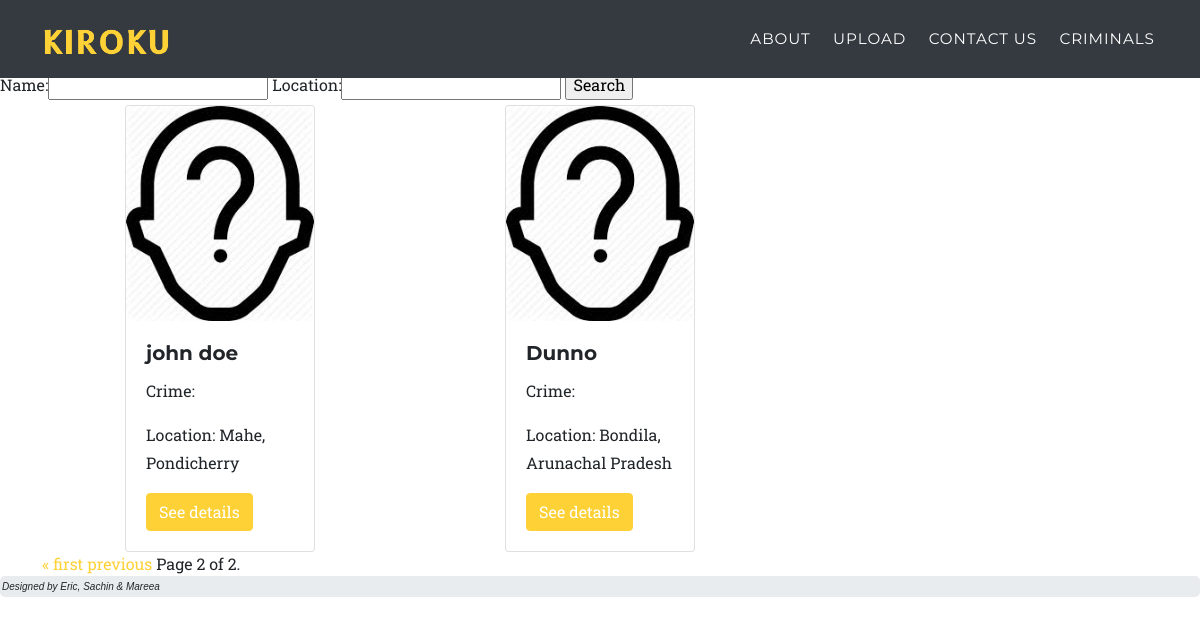
Before: /criminals/?page=3 with the older database file.
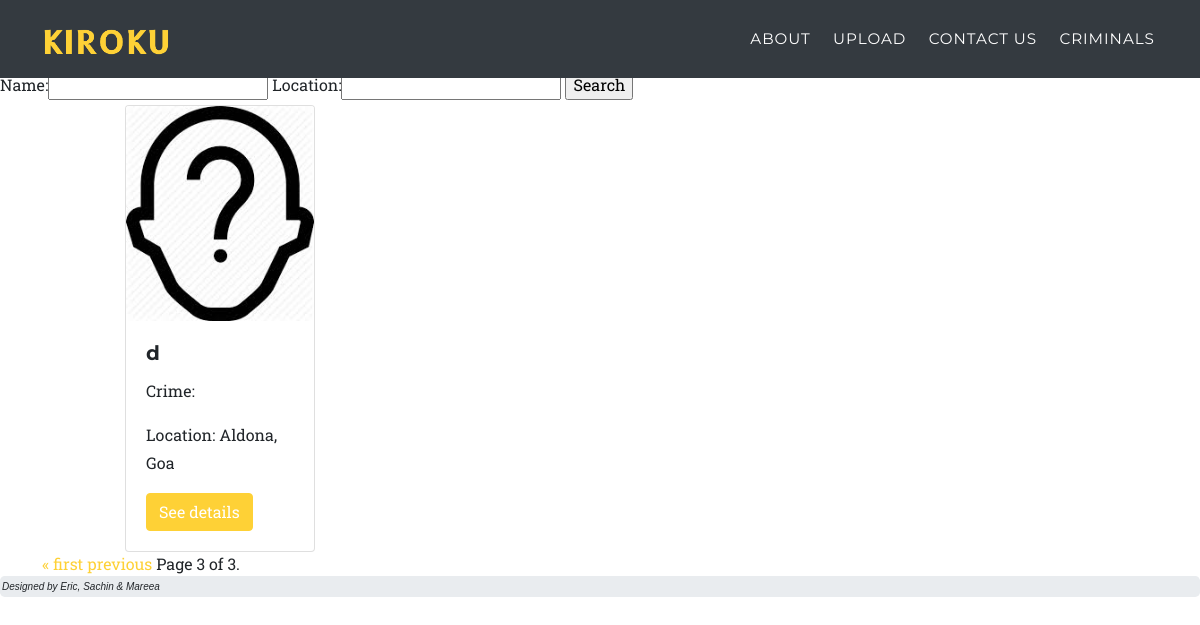
After: the same page with the newer database file.
### criminals/models.py (models this page shows, shortened)
class Criminal(models.Model):
    criminal_id = models.AutoField(primary_key=True)
    name = models.CharField(max_length=30)
    age = models.IntegerField()
    physical_description = models.TextField(blank=True)
    date = models.DateField()
    state = models.ForeignKey('upload.States', on_delete=models.CASCADE, default=11)
    city = ChainedForeignKey(
        Cities,
        chained_field="state",
        chained_model_field="state",
        show_all=False,
        auto_choose=True,
        sort=True)
    crime_type = models.CharField(max_length=30)
    arresting_agency = models.CharField(max_length=30)
    photo = models.ImageField(blank=True, upload_to='criminals/', default='criminals/missing.jpeg')
    rating = models.FloatField(default=0)
    def location(self):
        return self.city.name + ', ' + self.state.name

### upload/models.py (models this page shows, shortened)
class Cities(models.Model):
    name = models.CharField(max_length=30)
    state = models.ForeignKey('States', on_delete=models.CASCADE)

class States(models.Model):
    name = models.CharField(max_length=30)

### criminals/views.py (the view)
# urls.py: path('', views.search, name='criminals'),
def search(request):
    if request.GET.get('search'):
        searchName = request.GET.get('search')
        print(searchName)
        criminals = Criminal.objects.filter(name__contains=searchName)
        form = AdvancedSearch(data={'name': searchName})
    elif (request.GET.get('name')):
            form = AdvancedSearch(request.GET)
            if (form.is_valid()):
                criminals = Criminal.objects.filter(name__contains=form.cleaned_data['name'])
            else:
                criminals = Criminal.objects.all()
    else:
        form = AdvancedSearch()
        criminals = Criminal.objects.all()
    paginator = Paginator(criminals, 2)
    page_number = request.GET.get('page')
    page_obj = paginator.get_page(page_number)
    return render(request, 'criminals/results.html', {'criminals': page_obj, 'advancedSearch': form})

### criminals/forms.py
class AdvancedSearch(forms.Form):
    name = forms.CharField(max_length=30)
    location = forms.CharField(max_length=12, required=False)

### criminals/templates/criminals/results.html (shortened to what this page needs)
{% extends 'criminals/criminals.html' %}
{% block results %}
<div class="container">
  <div class="row">
    {% for criminal in criminals %}
    <div class="col-sm-4 p-0">
      <div class="card w-50 mx-auto">
        <img class="card-img-top" src="{{ criminal.photo.url }}" alt="Card image cap">
        <div class="card-body">
          <h5 class="card-title">{{ criminal.name }}</h5>
          <p class="card-text">Crime: {{ criminal.crime }} </p>
          <p class="card-text">Location: {{ criminal.location }} </p>
          <a href="#" class="btn btn-primary">See details</a>
        </div>
      </div>
    </div>
    {% endfor %}
  </div>
    <div class="pagination">
      <span class="step-links">
          {% if criminals.has_previous %}
              <a href="?page=1">&laquo; first</a>
              <a href="?page={{ criminals.previous_page_number }}">previous</a>
          {% endif %}
          <span class="current">
              Page {{ criminals.number }} of {{ criminals.paginator.num_pages }}.
          </span>
      </span>
    </div>
</div>
{% endblock %}

### criminals/templates/criminals/criminals.html (shortened to what this page needs)
{% extends 'base_template.html' %}
{% block content %}
<form action="{% url 'criminals:search' %}", method="GET">
    {{ advancedSearch }}
    <input type="submit" value="Search">
</form>
{% block results %} {% endblock results %}
{% endblock %}

### templates/base_template.html (shortened to what this page needs)
<!DOCTYPE html>
<html lang="en">
<head>
  <link rel="stylesheet" href="https://stackpath.bootstrapcdn.com/bootstrap/4.5.2/css/bootstrap.min.css">
  <link rel="stylesheet" type="text/css" href="{% static 'css/styles.css' %}">
</head>
<body>
    <nav class="navbar navbar-expand-lg bg-dark navbar-dark fixed-top" id="mainNav">
    <div class="container">
      <a class="navbar-brand js-scroll-trigger" href="{% url 'home' %}"><img src="{% static 'images/kiroku.png' %}" alt=""></a>
      <div class="collapse navbar-collapse" id="navbarResponsive">
        <ul class="navbar-nav text-uppercase ml-auto">
          <li class="nav-item">
            <a class="nav-link js-scroll-trigger {% if request.resolver_match.url_name == 'about'%} active {% endif %}" href="#services">About</a>
          </li>
          <li class="nav-item">
            <a class="nav-link  {% if request.resolver_match.url_name == 'upload'%} active {% endif %}" href=" {% url 'upload:upload' %} ">Upload</a>
          </li>
          <li class="nav-item">
            <a class="nav-link js-scroll-trigger {% if request.resolver_match.url_name == 'contact'%} active {% endif %}" href="#contact" >Contact Us</a>
          </li>
          <li class="nav-item">
            <a class="nav-link {% if request.resolver_match.url_name == 'criminals' or request.resolver_match.url_name == 'search' %} active {% endif %}" href=" {% url 'criminals:criminals'%} ">Criminals</a>
          </li>
        </ul>
      </div>
      </div>
    </nav>
  {% block content %} {% endblock %}
  <div class="jumbotron footer" style="margin-bottom:0">
    <p>Designed by Eric, Sachin & Mareea</p>
  </div>
</body>
</html>

Changed rows visible on the page:
no longer on this page (row unchanged): Criminal: photo (picture), name "john doe", location "Mahe, Pondicherry"
no longer on this page (row unchanged): Criminal: photo (picture), name "Dunno", location "Bondila, Arunachal Pradesh"
added Criminal: photo (picture), name "d", location "Aldona, Goa"
Other visible differences:
{{ criminals.number }}: "2" → "3"
{{ criminals.paginator.num_pages }}: "2" → "3"
